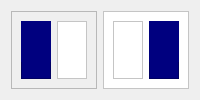
      <widget class="QWidget" name="page">
       <layout class="QGridLayout" name="gridLayout_2">
        <item row="0" column="0">
         <widget class="QFrame" name="frame2">
          <property name="maximumSize">
           <size>
            <width>1000</width>
            <height>500</height>
           </size>
          </property>
          <property name="frameShape">
           <enum>QFrame::StyledPanel</enum>
          </property>
          <property name="frameShadow">
           <enum>QFrame::Raised</enum>
          </property>
          <layout class="QGridLayout" name="gridLayout_4">
           <item row="0" column="1">
            <widget class="QFrame" name="frame_4">
             <property name="maximumSize">
              <size>
               <width>500</width>
               <height>16777215</height>
              </size>
             </property>
             <property name="styleSheet">
              <string notr="true">background-color: rgb(255, 255, 255);</string>
             </property>
             <property name="frameShape">
              <enum>QFrame::StyledPanel</enum>
             </property>
             <property name="frameShadow">
              <enum>QFrame::Raised</enum>
             </property>
             <widget class="QLineEdit" name="LEUserName2">
              <property name="geometry">
               <rect>
                <x>100</x>
                <y>150</y>
                <width>291</width>
                <height>31</height>
               </rect>
              </property>
              <property name="styleSheet">
               <string notr="true">border-radius: 5px;
border:2px solid #c6c6c6;
background-color: rgb(227, 227, 227);
</string>
              </property>
              <property name="placeholderText">
               <string>  UserName</string>
              </property>
              <property name="clearButtonEnabled">
               <bool>true</bool>
              </property>
             </widget>
             <widget class="QPushButton" name="SignUpPushButton">
              <property name="geometry">
               <rect>
                <x>200</x>
                <y>430</y>
                <width>93</width>
                <height>28</height>
               </rect>
              </property>
              <property name="styleSheet">
               <string notr="true">QPushButton{
	border-radius:10px;
	color: rgb(255, 255, 255);
	background-color: rgb(0, 0, 127);

}

QPushButton:hover{
	border-radius:10px;
	background-color: rgb(0, 0, 162);
	font: 10pt &quot;MS Shell Dlg 2&quot;;

}</string>
              </property>
              <property name="text">
               <string>Sign Up</string>
              </property>
             </widget>
             <widget class="QLabel" name="label_26">
              <property name="geometry">
               <rect>
                <x>100</x>
                <y>260</y>
                <width>101</width>
                <height>21</height>
               </rect>
              </property>
              <property name="styleSheet">
               <string notr="true">font: 9pt &quot;MS Shell Dlg 2&quot;;</string>
              </property>
              <property name="text">
               <string>Password</string>
              </property>
             </widget>
             <widget class="QLineEdit" name="LEPwd2">
              <property name="geometry">
               <rect>
                <x>100</x>
                <y>290</y>
                <width>291</width>
                <height>31</height>
               </rect>
              </property>
              <property name="styleSheet">
               <string notr="true">border-radius: 5px;
border:2px solid #c6c6c6;
background-color: rgb(227, 227, 227);


</string>
              </property>
              <property name="echoMode">
               <enum>QLineEdit::Password</enum>
              </property>
              <property name="placeholderText">
               <string>  Password</string>
              </property>
              <property name="clearButtonEnabled">
               <bool>true</bool>
              </property>
             </widget>
             <widget class="QLabel" name="label_27">
              <property name="geometry">
               <rect>
                <x>210</x>
                <y>40</y>
                <width>91</width>
                <height>41</height>
               </rect>
              </property>
              <property name="styleSheet">
               <string notr="true">color: rgb(0, 0, 127);
font: 75 italic 8pt &quot;8514oem&quot;;</string>
              </property>
              <property name="text">
               <string>Sign Up</string>
              </property>
             </widget>
             <widget class="QLabel" name="label_28">
              <property name="geometry">
               <rect>
                <x>100</x>
                <y>120</y>
                <width>101</width>
                <height>21</height>
               </rect>
              </property>
              <property name="styleSheet">
               <string notr="true">font: 9pt &quot;MS Shell Dlg 2&quot;;</string>
              </property>
              <property name="text">
               <string>UserName</string>
              </property>
             </widget>
             <widget class="QLabel" name="label_29">
              <property name="geometry">
               <rect>
                <x>100</x>
                <y>340</y>
                <width>101</width>
                <height>21</height>
               </rect>
              </property>
              <property name="styleSheet">
               <string notr="true">font: 9pt &quot;MS Shell Dlg 2&quot;;</string>
              </property>
              <property name="text">
               <string>RePassword</string>
              </property>
             </widget>
             <widget class="QLineEdit" name="LERePwd">
              <property name="geometry">
               <rect>
                <x>100</x>
                <y>370</y>
                <width>291</width>
                <height>31</height>
               </rect>
              </property>
              <property name="styleSheet">
               <string notr="true">border-radius: 5px;
border:2px solid #c6c6c6;
background-color: rgb(227, 227, 227);


</string>
              </property>
              <property name="echoMode">
               <enum>QLineEdit::Password</enum>
              </property>
              <property name="placeholderText">
               <string>  RePassword</string>
              </property>
              <property name="clearButtonEnabled">
               <bool>true</bool>
              </property>
             </widget>
             <widget class="QLabel" name="label_30">
              <property name="geometry">
               <rect>
                <x>100</x>
                <y>190</y>
                <width>101</width>
                <height>21</height>
               </rect>
              </property>
              <property name="styleSheet">
               <string notr="true">font: 9pt &quot;MS Shell Dlg 2&quot;;</string>
              </property>
              <property name="text">
               <string>Email</string>
              </property>
             </widget>
             <widget class="QLineEdit" name="LEEmail">
              <property name="geometry">
               <rect>
                <x>100</x>
                <y>220</y>
                <width>291</width>
                <height>31</height>
               </rect>
              </property>
              <property name="styleSheet">
               <string notr="true">border-radius: 5px;
border:2px solid #c6c6c6;
background-color: rgb(227, 227, 227);
</string>
              </property>
              <property name="placeholderText">
               <string>  UserName</string>
              </property>
              <property name="clearButtonEnabled">
               <bool>true</bool>
              </property>
             </widget>
             <widget class="QPushButton" name="Clear2">
              <property name="geometry">
               <rect>
                <x>310</x>
                <y>410</y>
                <width>91</width>
                <height>21</height>
               </rect>
              </property>
              <property name="styleSheet">
               <string notr="true">QPushButton {
	border:2px solid #ffffff;
	font: italic 8pt &quot;MS Sans Serif&quot;;
	text-decoration: underline;
}
QPushButton:Pressed{
	border:2px solid #ffffff;
	color: rgb(90, 90, 90);
	text-decoration: underline;
	font: italic 8pt &quot;MS Sans Serif&quot;;
}</string>
              </property>
              <property name="text">
               <string>Clear</string>
              </property>
             </widget>
            </widget>
           </item>
           <item row="0" column="0">
            <widget class="QFrame" name="frame_3">
             <property name="enabled">
              <bool>true</bool>
             </property>
             <property name="maximumSize">
              <size>
               <width>500</width>
               <height>16777215</height>
              </size>
             </property>
             <property name="styleSheet">
              <string notr="true">background-color: rgb(0, 0, 127);</string>
             </property>
             <property name="frameShape">
              <enum>QFrame::StyledPanel</enum>
             </property>
             <property name="frameShadow">
              <enum>QFrame::Raised</enum>
             </property>
             <widget class="QPushButton" name="B_SignIn">
              <property name="geometry">
               <rect>
                <x>160</x>
                <y>380</y>
                <width>93</width>
                <height>28</height>
               </rect>
              </property>
              <property name="styleSheet">
               <string notr="true">QPushButton{
	border:2px solid #ffffff;
	border-radius: 10px;
	font: 8pt &quot;MS Shell Dlg 2&quot;;	
	color: rgb(255, 255, 255);
	background-color: rgb(0, 0, 127);
}
QPushButton:hover{
	border-radius: 10px;
	font: 10pt &quot;MS Shell Dlg 2&quot;;
	color: rgb(0, 0, 127);
	
	background-color: rgb(242, 242, 255);
}</string>
              </property>
              <property name="text">
               <string>Sign In</string>
              </property>
             </widget>
             <widget class="QLabel" name="label_43">
              <property name="geometry">
               <rect>
                <x>80</x>
                <y>60</y>
                <width>301</width>
                <height>51</height>
               </rect>
              </property>
              <property name="styleSheet">
               <string notr="true">font: 8pt &quot;8514oem&quot;;
color: rgb(255, 255, 255);</string>
              </property>
              <property name="text">
               <string>Welcome to Rising Application</string>
              </property>
             </widget>
             <widget class="QLabel" name="label_4">
              <property name="geometry">
               <rect>
                <x>140</x>
                <y>300</y>
                <width>181</width>
                <height>31</height>
               </rect>
              </property>
              <property name="styleSheet">
               <string notr="true">font: 75 italic 9pt &quot;MS Sans Serif&quot;;
color: rgb(255, 255, 255);</string>
              </property>
              <property name="text">
               <string>I have an account..</string>
              </property>
             </widget>
             <widget class="QLabel" name="label_2">
              <property name="geometry">
               <rect>
                <x>0</x>
                <y>0</y>
                <width>31</width>
                <height>41</height>
               </rect>
              </property>
              <property name="text">
               <string/>
              </property>
              <property name="pixmap">
               <pixmap>../f9edc9fa-e589-4547-85c3-1c4822da8301-removebg-preview.png</pixmap>
              </property>
              <property name="scaledContents">
               <bool>true</bool>
              </property>
             </widget>
             <widget class="QLabel" name="label_3">
              <property name="geometry">
               <rect>
                <x>120</x>
                <y>130</y>
                <width>191</width>
                <height>141</height>
               </rect>
              </property>
              <property name="text">
               <string/>
              </property>
              <property name="pixmap">
               <pixmap>../a7bf2680-08e1-4931-82b8-92586c16cd9b-removebg-preview.png</pixmap>
              </property>
              <property name="scaledContents">
               <bool>true</bool>
              </property>
             </widget>
            </widget>
           </item>
          </layout>
         </widget>
        </item>
        <item row="0" column="1">
         <widget class="QFrame" name="frame1">
          <property name="maximumSize">
           <size>
            <width>1000</width>
            <height>500</height>
           </size>
          </property>
          <property name="styleSheet">
           <string notr="true">background-color: rgb(255, 255, 255);</string>
          </property>
          <property name="frameShape">
           <enum>QFrame::StyledPanel</enum>
          </property>
          <property name="frameShadow">
           <enum>QFrame::Raised</enum>
          </property>
          <layout class="QGridLayout" name="gridLayout_3">
           <item row="0" column="1">
            <widget class="QFrame" name="Frame_2">
             <property name="maximumSize">
              <size>
               <width>500</width>
               <height>16777215</height>
              </size>
             </property>
             <property name="frameShape">
              <enum>QFrame::StyledPanel</enum>
             </property>
             <property name="frameShadow">
              <enum>QFrame::Raised</enum>
             </property>
             <widget class="QLineEdit" name="LEUserName1">
              <property name="geometry">
               <rect>
                <x>70</x>
                <y>150</y>
                <width>291</width>
                <height>31</height>
               </rect>
              </property>
              <property name="styleSheet">
               <string notr="true">border-radius: 5px;
border:2px solid #c6c6c6;
background-color: rgb(227, 227, 227);
</string>
              </property>
              <property name="placeholderText">
               <string>  UserName</string>
              </property>
              <property name="clearButtonEnabled">
               <bool>true</bool>
              </property>
             </widget>
             <widget class="QPushButton" name="PBSignIn">
              <property name="geometry">
               <rect>
                <x>170</x>
                <y>330</y>
                <width>93</width>
                <height>28</height>
               </rect>
              </property>
              <property name="styleSheet">
               <string notr="true">QPushButton{
	border-radius:10px;
	color: rgb(255, 255, 255);
	background-color: rgb(0, 0, 127);

}

QPushButton:hover{
	border-radius:10px;
	background-color: rgb(0, 0, 162);
	font: 10pt &quot;MS Shell Dlg 2&quot;;

}</string>
              </property>
              <property name="text">
               <string>Sign In</string>
              </property>
             </widget>
             <widget class="QLabel" name="label_19">
              <property name="geometry">
               <rect>
                <x>70</x>
                <y>210</y>
                <width>101</width>
                <height>21</height>
               </rect>
              </property>
              <property name="styleSheet">
               <string notr="true">font: 9pt &quot;MS Shell Dlg 2&quot;;</string>
              </property>
              <property name="text">
               <string>Password</string>
              </property>
             </widget>
             <widget class="QLineEdit" name="LEPwd1">
              <property name="geometry">
               <rect>
                <x>70</x>
                <y>240</y>
                <width>291</width>
                <height>31</height>
               </rect>
              </property>
              <property name="styleSheet">
               <string notr="true">border-radius: 5px;
border:2px solid #c6c6c6;
background-color: rgb(227, 227, 227);


</string>
              </property>
              <property name="echoMode">
               <enum>QLineEdit::Password</enum>
              </property>
              <property name="placeholderText">
               <string>  Password</string>
              </property>
              <property name="clearButtonEnabled">
               <bool>true</bool>
              </property>
             </widget>
             <widget class="QLabel" name="label_20">
              <property name="geometry">
               <rect>
                <x>180</x>
                <y>50</y>
                <width>91</width>
                <height>41</height>
               </rect>
              </property>
              <property name="styleSheet">
               <string notr="true">color: rgb(0, 0, 127);
font: 75 italic 8pt &quot;8514oem&quot;;</string>
              </property>
              <property name="text">
               <string>Sign In</string>
              </property>
             </widget>
             <widget class="QLabel" name="label_21">
              <property name="geometry">
               <rect>
                <x>70</x>
                <y>120</y>
                <width>101</width>
                <height>21</height>
               </rect>
              </property>
              <property name="styleSheet">
               <string notr="true">font: 9pt &quot;MS Shell Dlg 2&quot;;</string>
              </property>
              <property name="text">
               <string>UserName</string>
              </property>
             </widget>
             <widget class="QCheckBox" name="checkBox_5">
              <property name="geometry">
               <rect>
                <x>60</x>
                <y>400</y>
                <width>121</width>
                <height>20</height>
               </rect>
              </property>
              <property name="text">
               <string>Remember Me</string>
              </property>
             </widget>
             <widget class="QPushButton" name="pushButton_9">
              <property name="geometry">
               <rect>
                <x>260</x>
                <y>390</y>
                <width>131</width>
                <height>28</height>
               </rect>
              </property>
              <property name="styleSheet">
               <string notr="true">QPushButton {
	border:2px solid #ffffff;
	font: italic 8pt &quot;MS Sans Serif&quot;;
	text-decoration: underline;
}
QPushButton:Pressed{
	border:2px solid #ffffff;
	color: rgb(90, 90, 90);
	text-decoration: underline;
	font: italic 8pt &quot;MS Sans Serif&quot;;
}</string>
              </property>
              <property name="text">
               <string>Forget Password</string>
              </property>
             </widget>
             <widget class="QPushButton" name="Clear1">
              <property name="geometry">
               <rect>
                <x>300</x>
                <y>280</y>
                <width>71</width>
                <height>21</height>
               </rect>
              </property>
              <property name="styleSheet">
               <string notr="true">QPushButton {
	border:2px solid #ffffff;
	font: italic 8pt &quot;MS Sans Serif&quot;;
	text-decoration: underline;
}
QPushButton:Pressed{
	border:2px solid #ffffff;
	color: rgb(90, 90, 90);
	text-decoration: underline;
	font: italic 8pt &quot;MS Sans Serif&quot;;
}</string>
              </property>
              <property name="text">
               <string>Clear</string>
              </property>
             </widget>
             <widget class="QLabel" name="LabelError">
              <property name="geometry">
               <rect>
                <x>70</x>
                <y>280</y>
                <width>151</width>
                <height>21</height>
               </rect>
              </property>
              <property name="styleSheet">
               <string notr="true">color: rgb(170, 0, 0);
font: 9pt &quot;MS Shell Dlg 2&quot;;</string>
              </property>
              <property name="text">
               <string/>
              </property>
             </widget>
            </widget>
           </item>
           <item row="0" column="2">
            <widget class="QFrame" name="frame_1">
             <property name="enabled">
              <bool>true</bool>
             </property>
             <property name="maximumSize">
              <size>
               <width>500</width>
               <height>16777215</height>
              </size>
             </property>
             <property name="styleSheet">
              <string notr="true">background-color: rgb(0, 0, 127);</string>
             </property>
             <property name="frameShape">
              <enum>QFrame::StyledPanel</enum>
             </property>
             <property name="frameShadow">
              <enum>QFrame::Raised</enum>
             </property>
             <widget class="QPushButton" name="B_SignUp">
              <property name="geometry">
               <rect>
                <x>180</x>
                <y>390</y>
                <width>93</width>
                <height>28</height>
               </rect>
              </property>
              <property name="styleSheet">
               <string notr="true">QPushButton{
	border:2px solid #ffffff;
	border-radius: 10px;
	font: 8pt &quot;MS Shell Dlg 2&quot;;	
	color: rgb(255, 255, 255);
	background-color: rgb(0, 0, 127);
}
QPushButton:hover{
	border-radius: 10px;
	font: 10pt &quot;MS Shell Dlg 2&quot;;
	color: rgb(0, 0, 127);
	
	background-color: rgb(242, 242, 255);
}</string>
              </property>
              <property name="text">
               <string>Sign Up</string>
              </property>
             </widget>
             <widget class="QLabel" name="label_23">
              <property name="geometry">
               <rect>
                <x>80</x>
                <y>110</y>
                <width>301</width>
                <height>31</height>
               </rect>
              </property>
              <property name="styleSheet">
               <string notr="true">font: 8pt &quot;8514oem&quot;;
color: rgb(255, 255, 255);</string>
              </property>
              <property name="text">
               <string>Welcome to Rising Application</string>
              </property>
             </widget>
             <widget class="QLabel" name="label">
              <property name="geometry">
               <rect>
                <x>130</x>
                <y>330</y>
                <width>181</width>
                <height>31</height>
               </rect>
              </property>
              <property name="styleSheet">
               <string notr="true">font: 75 italic 9pt &quot;MS Sans Serif&quot;;
color: rgb(255, 255, 255);</string>
              </property>
              <property name="text">
               <string>Don't have an account ?..</string>
              </property>
             </widget>
             <widget class="QLabel" name="label_5">
              <property name="geometry">
               <rect>
                <x>0</x>
                <y>0</y>
                <width>31</width>
                <height>41</height>
               </rect>
              </property>
              <property name="text">
               <string/>
              </property>
              <property name="pixmap">
               <pixmap>../f9edc9fa-e589-4547-85c3-1c4822da8301-removebg-preview.png</pixmap>
              </property>
              <property name="scaledContents">
               <bool>true</bool>
              </property>
             </widget>
             <widget class="QLabel" name="label_6">
              <property name="geometry">
               <rect>
                <x>120</x>
                <y>150</y>
                <width>191</width>
                <height>141</height>
               </rect>
              </property>
              <property name="text">
               <string/>
              </property>
              <property name="pixmap">
               <pixmap>../a7bf2680-08e1-4931-82b8-92586c16cd9b-removebg-preview.png</pixmap>
              </property>
              <property name="scaledContents">
               <bool>true</bool>
              </property>
             </widget>
            </widget>
           </item>
          </layout>
         </widget>
        </item>
       </layout>
      </widget>
